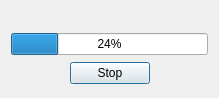
<ui version="4.0" >
 <class>StopScan</class>
 <widget class="QDialog" name="StopScan" >
  <property name="geometry" >
   <rect>
    <x>0</x>
    <y>0</y>
    <width>219</width>
    <height>98</height>
   </rect>
  </property>
  <property name="windowTitle" >
   <string>Aspects Scan</string>
  </property>
  <layout class="QGridLayout" >
   <item row="0" column="0" colspan="3" >
    <widget class="QLabel" name="Dual" >
     <property name="sizePolicy" >
      <sizepolicy vsizetype="Fixed" hsizetype="Preferred" >
       <horstretch>0</horstretch>
       <verstretch>0</verstretch>
      </sizepolicy>
     </property>
     <property name="text" >
      <string/>
     </property>
     <property name="alignment" >
      <set>Qt::AlignCenter</set>
     </property>
     <property name="wordWrap" >
      <bool>false</bool>
     </property>
    </widget>
   </item>
   <item row="1" column="0" colspan="3" >
    <widget class="QProgressBar" name="progressBar" >
     <property name="value" >
      <number>24</number>
     </property>
    </widget>
   </item>
   <item row="2" column="0" >
    <spacer>
     <property name="orientation" >
      <enum>Qt::Horizontal</enum>
     </property>
     <property name="sizeType" >
      <enum>QSizePolicy::Expanding</enum>
     </property>
     <property name="sizeHint" >
      <size>
       <width>53</width>
       <height>0</height>
      </size>
     </property>
    </spacer>
   </item>
   <item row="2" column="1" >
    <widget class="QPushButton" name="StopButton" >
     <property name="sizePolicy" >
      <sizepolicy vsizetype="Fixed" hsizetype="Maximum" >
       <horstretch>0</horstretch>
       <verstretch>0</verstretch>
      </sizepolicy>
     </property>
     <property name="text" >
      <string>Stop</string>
     </property>
    </widget>
   </item>
   <item row="2" column="2" >
    <spacer>
     <property name="orientation" >
      <enum>Qt::Horizontal</enum>
     </property>
     <property name="sizeType" >
      <enum>QSizePolicy::Expanding</enum>
     </property>
     <property name="sizeHint" >
      <size>
       <width>52</width>
       <height>0</height>
      </size>
     </property>
    </spacer>
   </item>
  </layout>
 </widget>
 <layoutdefault spacing="6" margin="11" />
 <pixmapfunction>qPixmapFromMimeSource</pixmapfunction>
 <resources/>
 <connections>
  <connection>
   <sender>StopButton</sender>
   <signal>clicked()</signal>
   <receiver>StopScan</receiver>
   <slot>StopSlot()</slot>
   <hints>
    <hint type="sourcelabel" >
     <x>20</x>
     <y>20</y>
    </hint>
    <hint type="destinationlabel" >
     <x>20</x>
     <y>20</y>
    </hint>
   </hints>
  </connection>
 </connections>
</ui>
